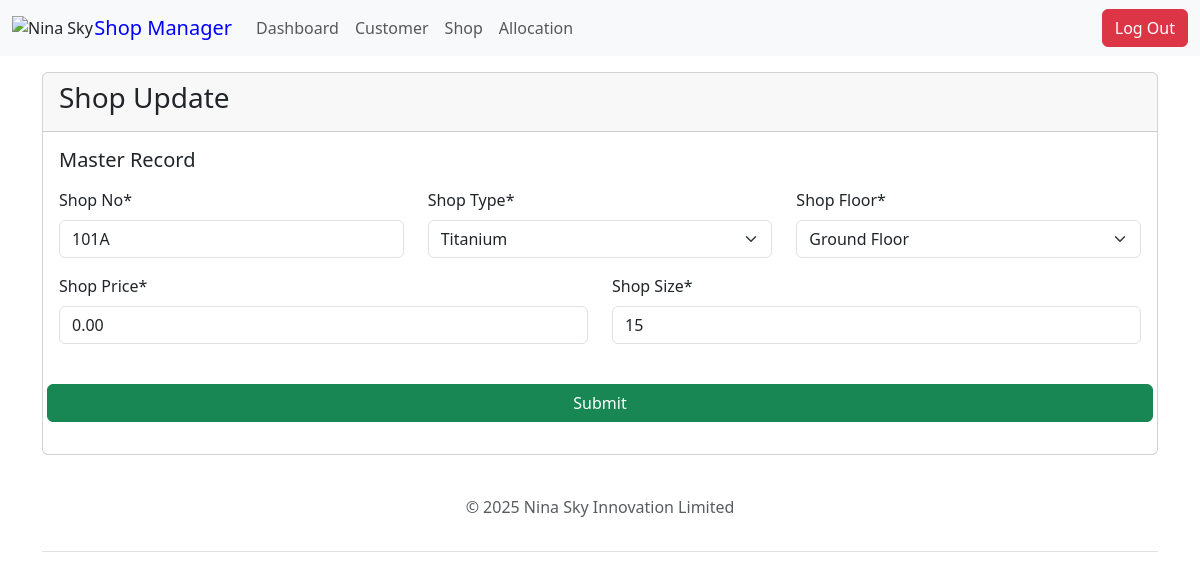
Before: /shops/101A/ (signed in) with the older database file.
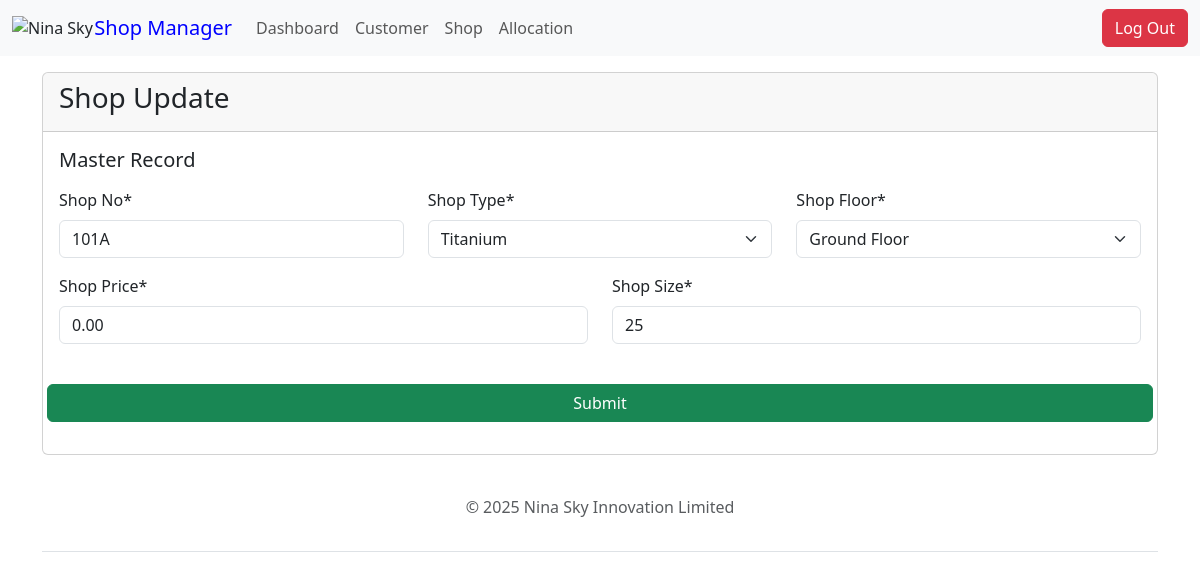
After: the same page with the newer database file.
### shop/models.py (models this page shows, shortened)
class Shop(models.Model):
    Type = [
        ('Platinum', 'Platinum'),
        ('Titanium', 'Titanium'),
        ('Diamond', 'Diamond'),
        ('Premium', 'Premium'),
        ('Gold', 'Gold'),
        ('Silver', 'Silver'),
    ]
    Floor = [
        ('G', 'Ground Floor'),
        ('1', 'First Floor'),
        ('2', 'Second Floor'),
    ]
    STATUS = [
        ('vacant', 'Vacant'),
        ('allocated', 'Allocated'),
    ]
    name = models.CharField(max_length=255)
    type = models.CharField(max_length=10, choices=Type)
    price = models.DecimalField(max_digits=10, decimal_places=2)
    shop_price = models.DecimalField(max_digits=10, decimal_places=2, blank=True, null=True)
    new_shop_price = models.DecimalField(max_digits=10, decimal_places=2, blank=True, null=True)
    caution_fee = models.DecimalField(max_digits=12, decimal_places=2, default=100000.00)
    no = models.CharField(max_length=5, validators=[MinLengthValidator(4)], unique=True)
    address = models.CharField(max_length=300)
    floor = models.CharField(max_length=20, choices=Floor)
    size = models.IntegerField()
    status = models.CharField(max_length=10, choices=STATUS, default='vacant')
    is_paid = models.BooleanField(default=False)
    is_approved = models.BooleanField(default=False)
    class Meta:
        ordering = ["no"]
    @property
    def shop_price(self):
        result = self.rent * Decimal('1.075')
        return result.quantize(Decimal('0.01'), rounding=ROUND_HALF_UP)

### shop/views.py (the view)
# urls.py: path('shops/<str:shop_no>/', views.edit_shop_form, name="shop-edit"),
@login_required
def edit_shop_form(request, shop_no):
    shop = get_object_or_404(Shop, no=shop_no)
    if request.method == 'POST':
        form = EditMyShopForm(request.POST, instance=shop)
        if form.is_valid():
            form.save()
            messages.success(request, "Shop details updated successfully")
            return redirect('all-shops')  # Redirect to the shop list or detail view
    else:
        form = EditMyShopForm(instance=shop)
    return render(request, 'shop/edit_shop_form.html', {'form': form})

### shop/forms.py
class EditMyShopForm(forms.ModelForm):
    class Meta:
        model = Shop
        fields = ('no', 'type', 'floor', 'price', 'size')
        labels = {
            'no': 'Shop No',
            'type': 'Shop Type',
            'floor': 'Shop Floor',
            'price': 'Shop Price',
            'size' : 'Shop Size',
        }

### templates/shop/edit_shop_form.html (shortened to what this page needs)
{% extends 'base.html' %} {% block title %} Shop Form {% endblock %}
{% load static %}
{% load crispy_forms_tags %}
{% block content %}
<div class="container mt-3">
<div class="row">
    <div class="col-md-12">
        <div class="card mx-auto">
            <div class="card-header"><h3>Shop Update</h3></div>
            <div class="card-body">
                <h5 class="card-title">Master Record</h5>
                <p class="card-text">
                    <form action="" method="POST" autocomplete="off">
                            <div class="row">
                                <div class="col">
                                     {{form.no|as_crispy_field}}
                                </div>
                                <div class="col">
                                    {{form.type|as_crispy_field}}
                               </div>
                                <div class="col">
                                     {{form.floor|as_crispy_field}}
                                </div>
                            </div>
                            <div class="row">
                                <div class="col">
                            {{form.price|as_crispy_field}}
                                </div>
                                <div class="col">
                            {{form.size|as_crispy_field}}
                                </div>
                            </div>
                        <div class="row">
                            <button  type="submit" class="btn btn-success">Submit</button>
                        </div>
                    </form>
                </p>
            </div>
        </div>
    </div>
</div>
</div>
{% endblock %}

Changed rows visible on the page:
changed Shop "Titanium": size "15" → "25"
